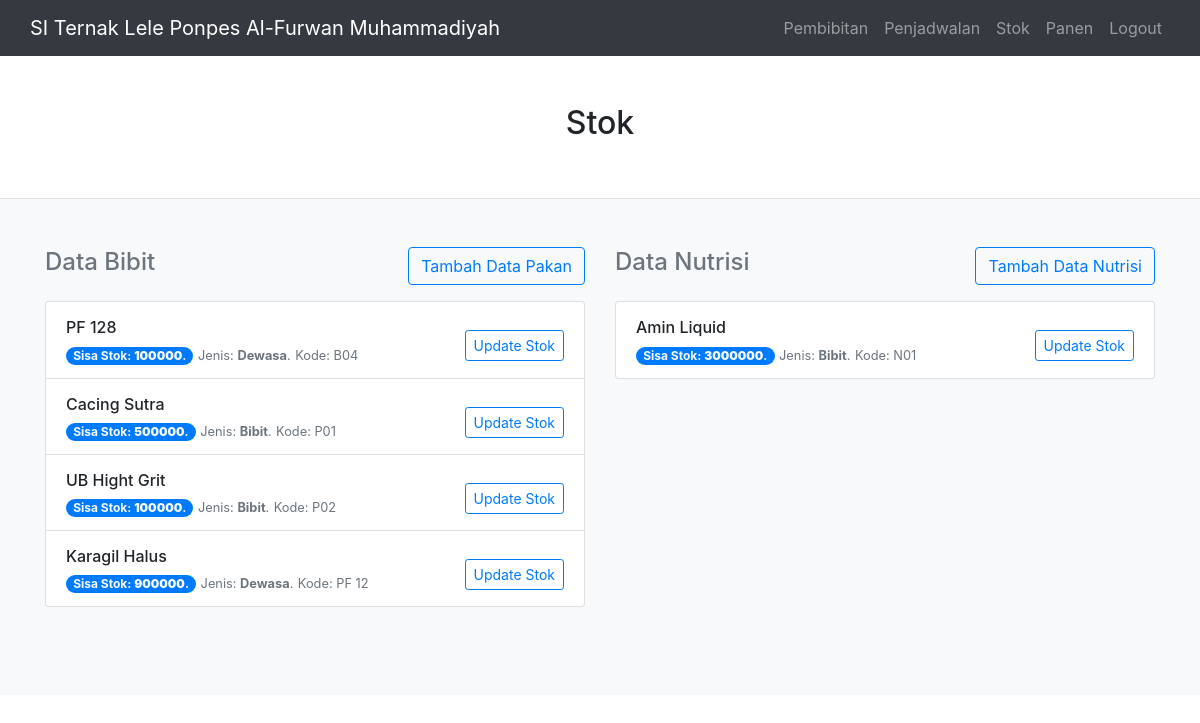
/public/admin_stok (signed in), run on the app's committed database.
### tables this page shows
CREATE TABLE `pakan` (
  `kode_pakan` varchar(5) NOT NULL,
  `jenis_pakan` varchar(10) NOT NULL,
  `nama_pakan` varchar(25) NOT NULL,
  `jumlah_pakan` int(5) NOT NULL
);

CREATE TABLE `nutrisi` (
  `kode_nutrisi` varchar(5) NOT NULL,
  `jenis_nutrisi` varchar(10) NOT NULL,
  `nama_nutrisi` varchar(25) NOT NULL,
  `jumlah_nutrisi` int(5) NOT NULL
);

### app/core/Controller.php (called while the page is built, shortened)
<?php
class Controller
{
	public function view($view,$data=[])
	{
		require_once '../app/views/' . $view.'.php';
	}
	public function model($model)
	{
		return new $model;
	}
}

### app/controllers/Admin_Stok.php (called while the page is built, shortened)
<?php
class Admin_Stok extends Controller
{
    public function index()
    {
        $data['judul'] = 'Stok';
        $data['pakan'] = $this->model('Pakan_model')->getAll();
        $data['nutrisi'] = $this->model('Nutrisi_model')->getAll();
        $this->view('stok/admin', $data);
    }
}

### app/core/App.php (called while the page is built, shortened)
<?php
class App
{
	protected $method = 'index';
	protected $params = [];
	public function __construct()
	{
		$this->controller = new $this->controller;
		call_user_func_array([$this->controller, $this->method], $this->params);
	}
}

### public/index.php (called while the page is built, shortened)
<?php
$app=new App;

### app/core/Database.php (called while the page is built, shortened)
<?php
class Database{
	private $host=DB_HOST;
	private $user=DB_USER;
	private $pass=DB_PASS;
	private $db_name=DB_NAME;
	private $dbh;
	private $stmt;
	public function __construct()
	{
		$dsn='mysql:host='.$this->host.';dbname='.$this->db_name;
		$option=[
			PDO::ATTR_PERSISTENT=>
			true,
			PDO::ATTR_ERRMODE=>PDO::ERRMODE_EXCEPTION
		];
		try {
			$this->dbh=new PDO($dsn,$this->user,$this->pass,$option);
		} catch(PDOException $e)
		{
			die($e->getMessage());
		}
	}
	public function query($query)
	{
		$this->stmt=$this->dbh->prepare($query);
	}
	public function execute()
	{
		$this->stmt->execute();
	}
	public function resultSet()
	{
		$this->execute();
		return $this->stmt->fetchAll(PDO::FETCH_ASSOC);
	}
}

### app/models/Pakan_model.php (called while the page is built, shortened)
<?php
class Pakan_model
{
    private $table = 'pakan';
    private $db;
    public function __construct()
    {
        $this->db = new Database;
    }
    public function getAll()
    {
        $this->db->query('SELECT * FROM ' . $this->table);
        return $this->db->resultSet();
    }
}

### app/models/Nutrisi_model.php (called while the page is built, shortened)
<?php
class Nutrisi_model
{
    private $table = 'nutrisi';
    private $db;
    public function __construct()
    {
        $this->db = new Database;
    }
    public function getAll()
    {
        $this->db->query('SELECT * FROM ' . $this->table);
        return $this->db->resultSet();
    }
}

### app/views/stok/admin.php (the view, shortened to what this page needs)
<section class="border-bottom">
    <div class="container">
        <div class="py-5 text-center">
            <h2>Stok</h2>
        </div>
    </div>
</section>
<div class="py-5 bg-light" id="nav-profile" role="tabpanel" aria-labelledby="nav-profile-tab">
    <div class="container">
        <div class="row">
            <div class="col-md-6 mb-4">
                <div class="d-flex justify-content-between align-items-center mb-3">
                    <h4 class="">
                        <span class="text-muted">Data Bibit</span>
                    </h4>
                    <button type="button" class="btn btn-outline-primary ml-auto" data-toggle="modal" data-target="#pakan">
                        Tambah Data Pakan
                    </button>
                </div>
                <ul class="list-group mb-3">
                    <?php foreach ($data['pakan'] as $pakan) : ?>
                        <li class="list-group-item d-flex justify-content-between lh-condensed">
                            <div>
                                <h6 class="my-1">
                                    <?= $pakan['nama_pakan']; ?>
                                </h6>
                                <span class="badge badge-pill bg-primary text-light ">Sisa Stok: <b> <?= $pakan['jumlah_pakan']; ?></b>.</span>
                                <small class="text-muted">Jenis: <b> <?= $pakan['jenis_pakan']; ?></b>.</small>
                                <small class="text-muted">Kode: <?= $pakan['kode_pakan']; ?></small>
                            </div>
                            <div>
                                <a href="<?= BASEURL . '/admin_stok/update_pakan/' . $pakan['kode_pakan'] ?>" class="btn btn-sm btn-outline-primary">Update Stok</a>
                            </div>
                        </li>
                    <?php endforeach; ?>
                </ul>
            </div>
            <div class="col-md-6 mb-4">
                <div class="d-flex justify-content-between align-items-center mb-3">
                    <h4 class="">
                        <span class="text-muted">Data Nutrisi</span>
                    </h4>
                    <button type="button" class="btn btn-outline-primary ml-auto" data-toggle="modal" data-target="#nutrisi">
                        Tambah Data Nutrisi
                    </button>
                </div>
                <ul class="list-group mb-3">
                    <?php foreach ($data['nutrisi'] as $nutrisi) : ?>
                        <li class="list-group-item d-flex justify-content-between lh-condensed">
                            <div>
                                <h6 class="my-1">
                                    <?= $nutrisi['nama_nutrisi']; ?>
                                </h6>
                                <span class="badge badge-pill bg-primary text-light ">Sisa Stok: <b> <?= $nutrisi['jumlah_nutrisi']; ?></b>.</span>
                                <small class="text-muted">Jenis: <b> <?= $nutrisi['jenis_nutrisi']; ?></b>.</small>
                                <small class="text-muted">Kode: <?= $nutrisi['kode_nutrisi']; ?></small>
                            </div>
                            <div>
                                <a href="<?= BASEURL . '/admin_stok/update_nutrisi/' . $nutrisi['kode_nutrisi'] ?>" class="btn btn-sm btn-outline-primary">Update Stok</a>
                            </div>
                        </li>
                    <?php endforeach; ?>
                </ul>
            </div>
        </div>
    </div>
</div>

### data on the page
pakan: nama_pakan "PF 128", jumlah_pakan "100000", jenis_pakan "Dewasa", kode_pakan "B04"
pakan: nama_pakan "Cacing Sutra", jumlah_pakan "500000", jenis_pakan "Bibit", kode_pakan "P01"
pakan: nama_pakan "UB Hight Grit", jumlah_pakan "100000", jenis_pakan "Bibit", kode_pakan "P02"
pakan: nama_pakan "Karagil Halus", jumlah_pakan "900000", jenis_pakan "Dewasa", kode_pakan "PF 12"
nutrisi: nama_nutrisi "Amin Liquid", jumlah_nutrisi "3000000", jenis_nutrisi "Bibit", kode_nutrisi "N01"
